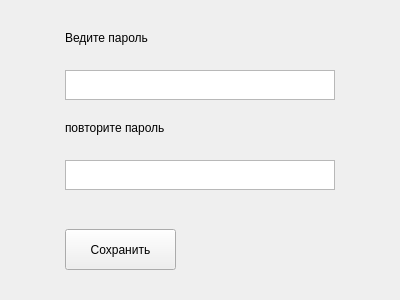
<?xml version="1.0" encoding="UTF-8"?>
<ui version="4.0">
 <class>Form</class>
 <widget class="QWidget" name="Form">
  <property name="geometry">
   <rect>
    <x>0</x>
    <y>0</y>
    <width>400</width>
    <height>300</height>
   </rect>
  </property>
  <property name="minimumSize">
   <size>
    <width>400</width>
    <height>300</height>
   </size>
  </property>
  <property name="maximumSize">
   <size>
    <width>400</width>
    <height>300</height>
   </size>
  </property>
  <property name="windowTitle">
   <string>change password</string>
  </property>
  <widget class="QTextEdit" name="prl1">
   <property name="geometry">
    <rect>
     <x>65</x>
     <y>70</y>
     <width>270</width>
     <height>30</height>
    </rect>
   </property>
  </widget>
  <widget class="QLabel" name="label">
   <property name="geometry">
    <rect>
     <x>65</x>
     <y>30</y>
     <width>121</width>
     <height>16</height>
    </rect>
   </property>
   <property name="text">
    <string>Ведите пароль</string>
   </property>
  </widget>
  <widget class="QLabel" name="label_2">
   <property name="geometry">
    <rect>
     <x>65</x>
     <y>120</y>
     <width>121</width>
     <height>16</height>
    </rect>
   </property>
   <property name="text">
    <string>повторите пароль</string>
   </property>
  </widget>
  <widget class="QTextEdit" name="prl2">
   <property name="geometry">
    <rect>
     <x>65</x>
     <y>160</y>
     <width>270</width>
     <height>30</height>
    </rect>
   </property>
  </widget>
  <widget class="QPushButton" name="sohr">
   <property name="geometry">
    <rect>
     <x>65</x>
     <y>229</y>
     <width>111</width>
     <height>41</height>
    </rect>
   </property>
   <property name="text">
    <string>Сохранить</string>
   </property>
  </widget>
 </widget>
 <resources/>
 <connections/>
</ui>
